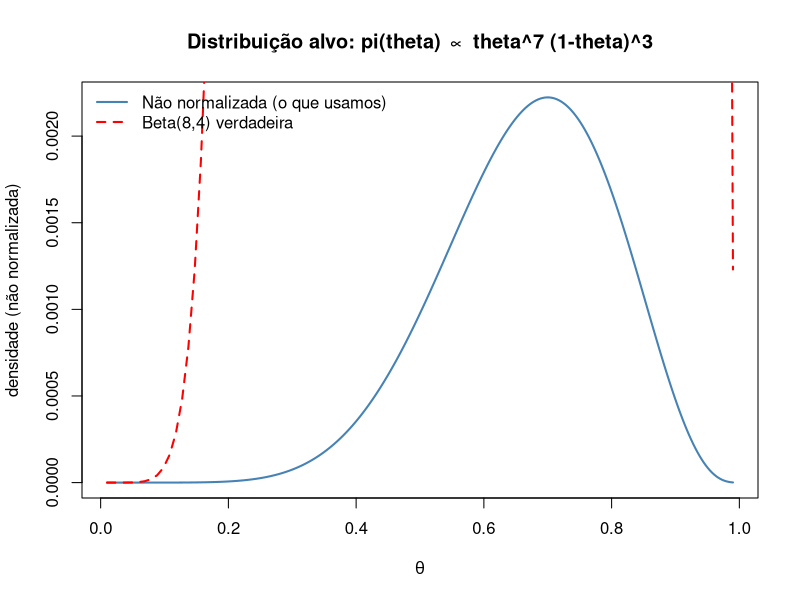
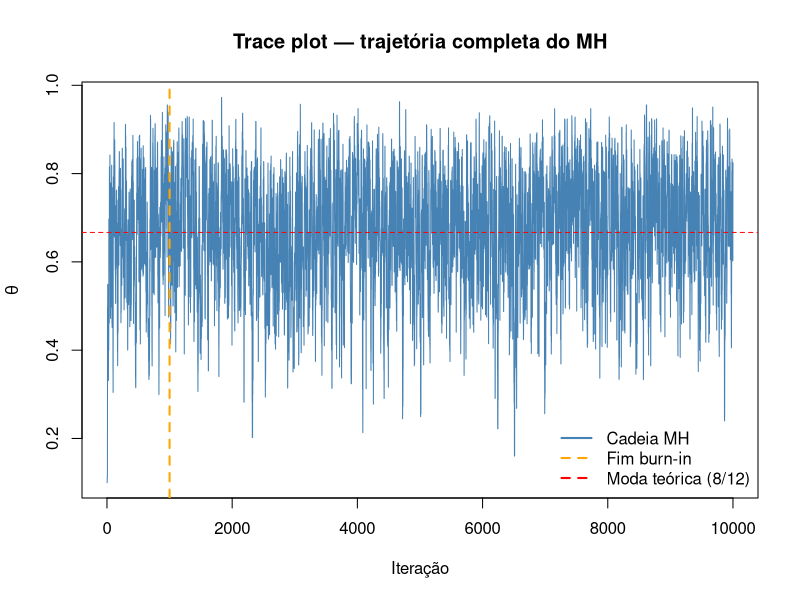
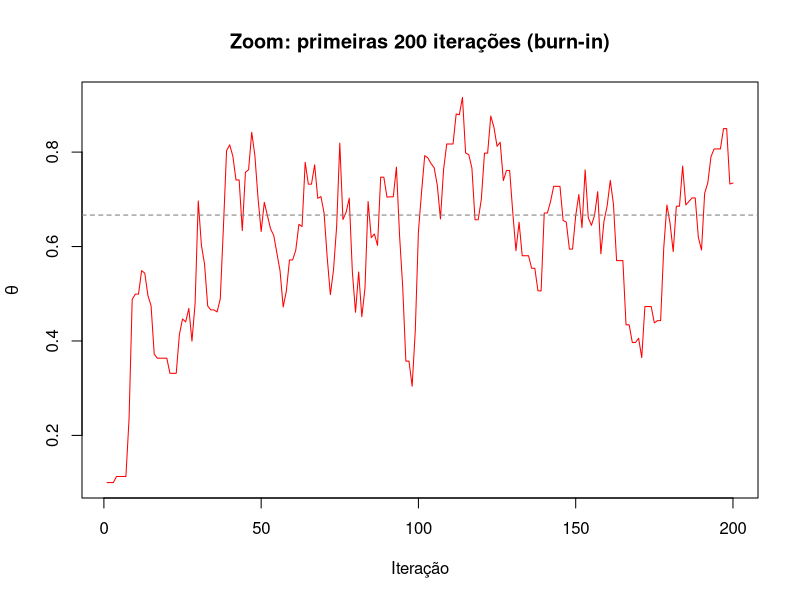
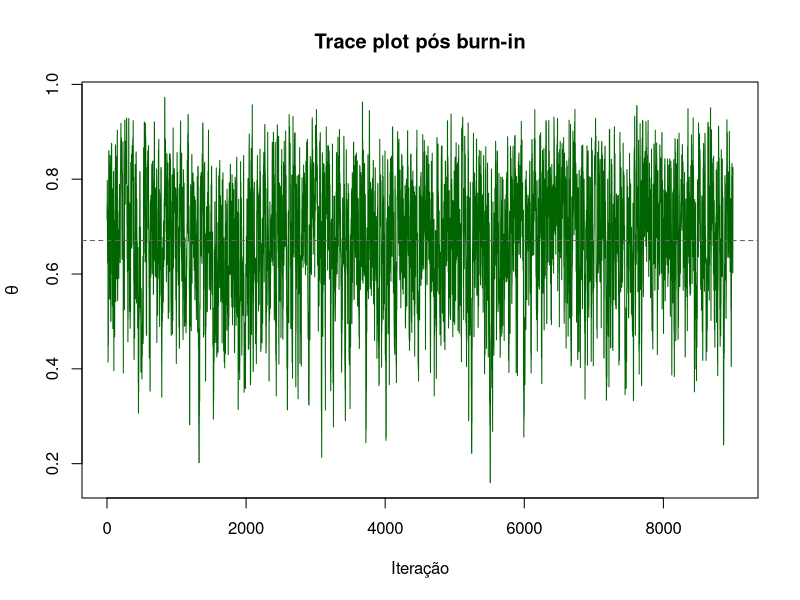
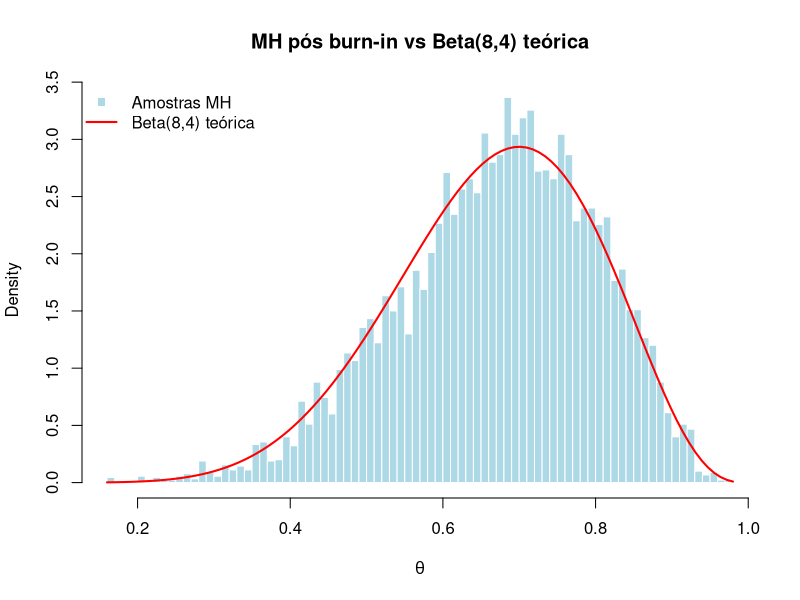
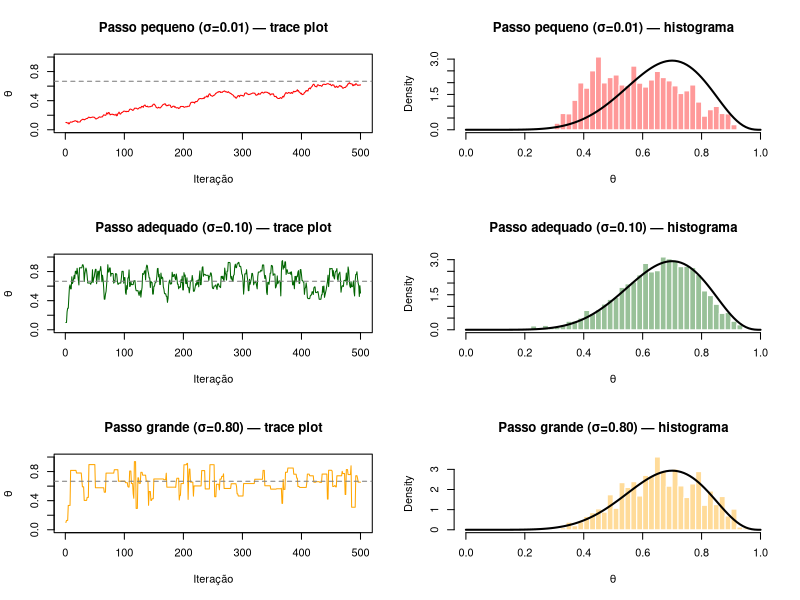
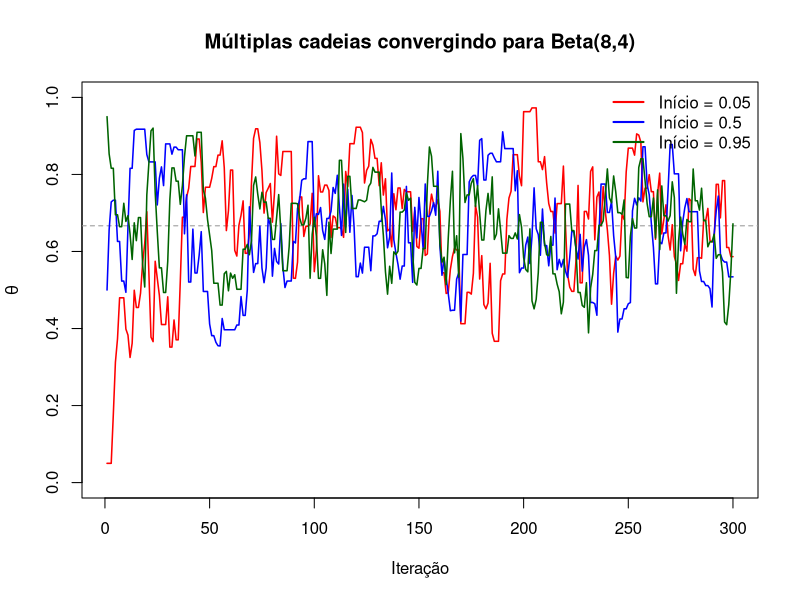

Here is the R script that generated these plots, in order:
# ============================================================
# Metropolis-Hastings
# Prof. Vinícius Osterne, PhD
# ============================================================

set.seed(123)


# ------------------------------------------------------------
# BLOCO 1 — O PROBLEMA: avaliar sem amostrar
# Temos uma densidade que conseguimos avaliar, mas não amostrar
# ------------------------------------------------------------

pi_alvo <- function(theta) {
  if (theta <= 0 || theta >= 1) return(0)
  theta^7 * (1 - theta)^3
}

theta_grid <- seq(0.01, 0.99, length.out = 300)
densidade  <- sapply(theta_grid, pi_alvo)

plot(theta_grid, densidade,
     type = "l", lwd = 2, col = "steelblue",
     main = "Distribuição alvo: pi(theta) ∝ theta^7 (1-theta)^3",
     xlab = expression(theta), ylab = "densidade (não normalizada)")
curve(dbeta(x, 8, 4), add = TRUE, col = "red", lwd = 2, lty = 2)
legend("topleft",
       legend = c("Não normalizada (o que usamos)", "Beta(8,4) verdadeira"),
       col    = c("steelblue", "red"),
       lty    = c(1, 2), lwd = 2, bty = "n")

pi_alvo(0.60) # pi(theta) em theta = 0.60
pi_alvo(0.68) # pi(theta) em theta = 0.68


# ------------------------------------------------------------
# BLOCO 2 — PROPOSTA SIMÉTRICA
# q(theta' | theta) = Normal(theta, sigma²)
# ------------------------------------------------------------

sigma <- 0.1

theta_atual    <- 0.60
theta_proposto <- rnorm(1, mean = theta_atual, sd = sigma)

round(theta_proposto, 4)                              # Proposta gerada
round(dnorm(theta_proposto, theta_atual, sigma), 6)   # q(theta' | theta)
round(dnorm(theta_atual, theta_proposto, sigma), 6)   # q(theta  | theta') — igual


# ------------------------------------------------------------
# BLOCO 3 — CÁLCULO MANUAL DE ALPHA
# ------------------------------------------------------------

theta_atual    <- 0.60
theta_proposto <- 0.68

pi_atual    <- pi_alvo(theta_atual)
pi_proposto <- pi_alvo(theta_proposto)
alpha       <- min(1, pi_proposto / pi_atual)

round(pi_atual,            6) # pi(theta)
round(pi_proposto,         6) # pi(theta')
round(pi_proposto / pi_atual, 4) # Razão pi(theta') / pi(theta)
round(alpha,               4) # alpha = min(1, razão) → ACEITA

# Segundo exemplo: proposta pior
theta_atual    <- 0.68
theta_proposto <- 0.40

pi_atual    <- pi_alvo(theta_atual)
pi_proposto <- pi_alvo(theta_proposto)
alpha       <- min(1, pi_proposto / pi_atual)

round(alpha, 4) # alpha → aceita com essa probabilidade


# ------------------------------------------------------------
# BLOCO 4 — ALGORITMO METROPOLIS-HASTINGS COMPLETO
# ------------------------------------------------------------

N          <- 10000
sigma      <- 0.10
theta_mh   <- numeric(N)
theta_mh[1] <- 0.10
n_aceitos  <- 0

for (t in 2:N) {
  theta_atual    <- theta_mh[t - 1]
  theta_proposto <- rnorm(1, mean = theta_atual, sd = sigma)
  alpha <- ifelse(
    theta_proposto > 0 & theta_proposto < 1,
    min(1, pi_alvo(theta_proposto) / pi_alvo(theta_atual)),
    0
  )
  if (runif(1) < alpha) {
    theta_mh[t] <- theta_proposto
    n_aceitos   <- n_aceitos + 1
  } else {
    theta_mh[t] <- theta_atual
  }
}

round(n_aceitos / (N - 1) * 100, 1) # Taxa de aceitação (%) | Meta: 25–50%


# ------------------------------------------------------------
# BLOCO 5 — TRACE PLOT E BURN-IN
# ------------------------------------------------------------

burnin <- 1000

plot(theta_mh, type = "l", col = "steelblue",
     main = "Trace plot — trajetória completa do MH",
     xlab = "Iteração", ylab = expression(theta))
abline(v = burnin,    col = "orange", lwd = 2, lty = 2)
abline(h = 8 / (8+4), col = "red",    lwd = 1, lty = 2)
legend("bottomright",
       legend = c("Cadeia MH", "Fim burn-in", "Moda teórica (8/12)"),
       col    = c("steelblue", "orange", "red"),
       lty    = c(1, 2, 2), lwd = 2, bty = "n")

plot(theta_mh[1:200], type = "l", col = "red",
     main = "Zoom: primeiras 200 iterações (burn-in)",
     xlab = "Iteração", ylab = expression(theta))
abline(h = 8 / (8+4), col = "gray50", lty = 2)


# ------------------------------------------------------------
# BLOCO 6 — DIAGNÓSTICO PÓS BURN-IN
# ------------------------------------------------------------

theta_pos <- theta_mh[(burnin + 1):N]

plot(theta_pos, type = "l", col = "darkgreen",
     main = "Trace plot pós burn-in",
     xlab = "Iteração", ylab = expression(theta))
abline(h = mean(theta_pos), col = "gray40", lty = 2)

hist(theta_pos, breaks = 60, probability = TRUE,
     col  = "lightblue", border = "white",
     main = "MH pós burn-in vs Beta(8,4) teórica",
     xlab = expression(theta))
curve(dbeta(x, 8, 4), add = TRUE, lwd = 2, col = "red")
legend("topleft",
       legend = c("Amostras MH", "Beta(8,4) teórica"),
       col    = c("lightblue", "red"),
       pch    = c(15, NA), lty = c(NA, 1),
       lwd    = c(NA, 2), bty = "n")

round(mean(theta_pos),   4) # Média estimada    | Teórica: 0.6667
round(var(theta_pos),    5) # Variância estimada | Teórica: 0.01709
round(median(theta_pos), 4) # Mediana estimada


# ------------------------------------------------------------
# BLOCO 7 — EFEITO DO TAMANHO DO PASSO
# ------------------------------------------------------------

rodar_mh <- function(sigma, N = 5000, inicio = 0.10) {
  cadeia    <- numeric(N)
  cadeia[1] <- inicio
  aceitos   <- 0
  for (t in 2:N) {
    atual    <- cadeia[t - 1]
    proposto <- rnorm(1, atual, sigma)
    alpha    <- ifelse(
      proposto > 0 & proposto < 1,
      min(1, pi_alvo(proposto) / pi_alvo(atual)),
      0
    )
    if (runif(1) < alpha) {
      cadeia[t] <- proposto
      aceitos   <- aceitos + 1
    } else {
      cadeia[t] <- atual
    }
  }
  list(cadeia = cadeia, taxa = aceitos / (N - 1))
}

sigmas <- c(0.01, 0.10, 0.80)
cores  <- c("red", "darkgreen", "orange")
labels <- c("Passo pequeno (σ=0.01)", "Passo adequado (σ=0.10)", "Passo grande (σ=0.80)")

par(mfrow = c(3, 2))

for (i in seq_along(sigmas)) {
  res <- rodar_mh(sigmas[i])
  
  plot(res$cadeia[1:500], type = "l", col = cores[i],
       main  = paste(labels[i], "— trace plot"),
       xlab  = "Iteração", ylab = expression(theta),
       ylim  = c(0, 1))
  abline(h = 8/12, col = "gray50", lty = 2)
  
  hist(res$cadeia[1001:5000], breaks = 40, probability = TRUE,
       col    = adjustcolor(cores[i], alpha.f = 0.4),
       border = "white",
       main   = paste(labels[i], "— histograma"),
       xlab   = expression(theta), xlim = c(0, 1))
  curve(dbeta(x, 8, 4), add = TRUE, lwd = 2, col = "black")
  
  round(res$taxa * 100, 1) # Taxa de aceitação (%) | Meta: 25–50%
}

par(mfrow = c(1, 1))


# ------------------------------------------------------------
# BLOCO 8 — CONSTANTE DE NORMALIZAÇÃO CANCELA
# ------------------------------------------------------------

pi_normalizada <- function(theta) dbeta(theta, 8, 4)

rodar_mh_norm <- function(pi_fn, N = 5000) {
  cadeia    <- numeric(N)
  cadeia[1] <- 0.10
  for (t in 2:N) {
    atual    <- cadeia[t - 1]
    proposto <- rnorm(1, atual, 0.10)
    alpha    <- ifelse(
      proposto > 0 & proposto < 1,
      min(1, pi_fn(proposto) / pi_fn(atual)),
      0
    )
    cadeia[t] <- if (runif(1) < alpha) proposto else atual
  }
  cadeia[1001:N]
}

amostras_norm     <- rodar_mh_norm(pi_normalizada)
amostras_nao_norm <- rodar_mh_norm(pi_alvo)

round(mean(amostras_norm),     4) # Média    | pi normalizada
round(var(amostras_norm),      5) # Variância | pi normalizada
round(mean(amostras_nao_norm), 4) # Média    | pi não normalizada
round(var(amostras_nao_norm),  5) # Variância | pi não normalizada
round(8/12,          4)           # Média teórica   Beta(8,4)
round(8*4/(12^2*13), 5)           # Variância teórica Beta(8,4)


# ------------------------------------------------------------
# BLOCO 9 — MÚLTIPLAS CADEIAS
# ------------------------------------------------------------

inicios <- c(0.05, 0.50, 0.95)
cores   <- c("red", "blue", "darkgreen")

plot(NULL, xlim = c(1, 300), ylim = c(0, 1),
     main = "Múltiplas cadeias convergindo para Beta(8,4)",
     xlab = "Iteração", ylab = expression(theta))
abline(h = 8/12, col = "gray60", lty = 2)

for (i in seq_along(inicios)) {
  res <- rodar_mh(sigma = 0.10, N = 300, inicio = inicios[i])
  lines(res$cadeia, col = cores[i], lwd = 1.5)
}

legend("topright",
       legend = paste("Início =", inicios),
       col    = cores, lty = 1, lwd = 2, bty = "n")


# ------------------------------------------------------------
# BLOCO 10 — INFERÊNCIA COM AS AMOSTRAS
# ------------------------------------------------------------

round(mean(theta_pos),   4) # Média de theta
round(median(theta_pos), 4) # Mediana de theta
round(sd(theta_pos),     4) # Desvio padrão

ic <- quantile(theta_pos, probs = c(0.025, 0.975))
round(ic, 4) # IC 95% empírico

round(mean(theta_pos > 0.70), 4) # P(theta > 0.70)
round(mean(theta_pos > 0.80), 4) # P(theta > 0.80)
round(mean(theta_pos < 0.50), 4) # P(theta < 0.50)

round(8/12,                    4) # Média teórica Beta(8,4)
round(qbeta(0.025, 8, 4),      4) # IC 95% inferior teórico
round(qbeta(0.975, 8, 4),      4) # IC 95% superior teórico
round(1 - pbeta(0.70, 8, 4),   4) # P(theta > 0.70) teórico
